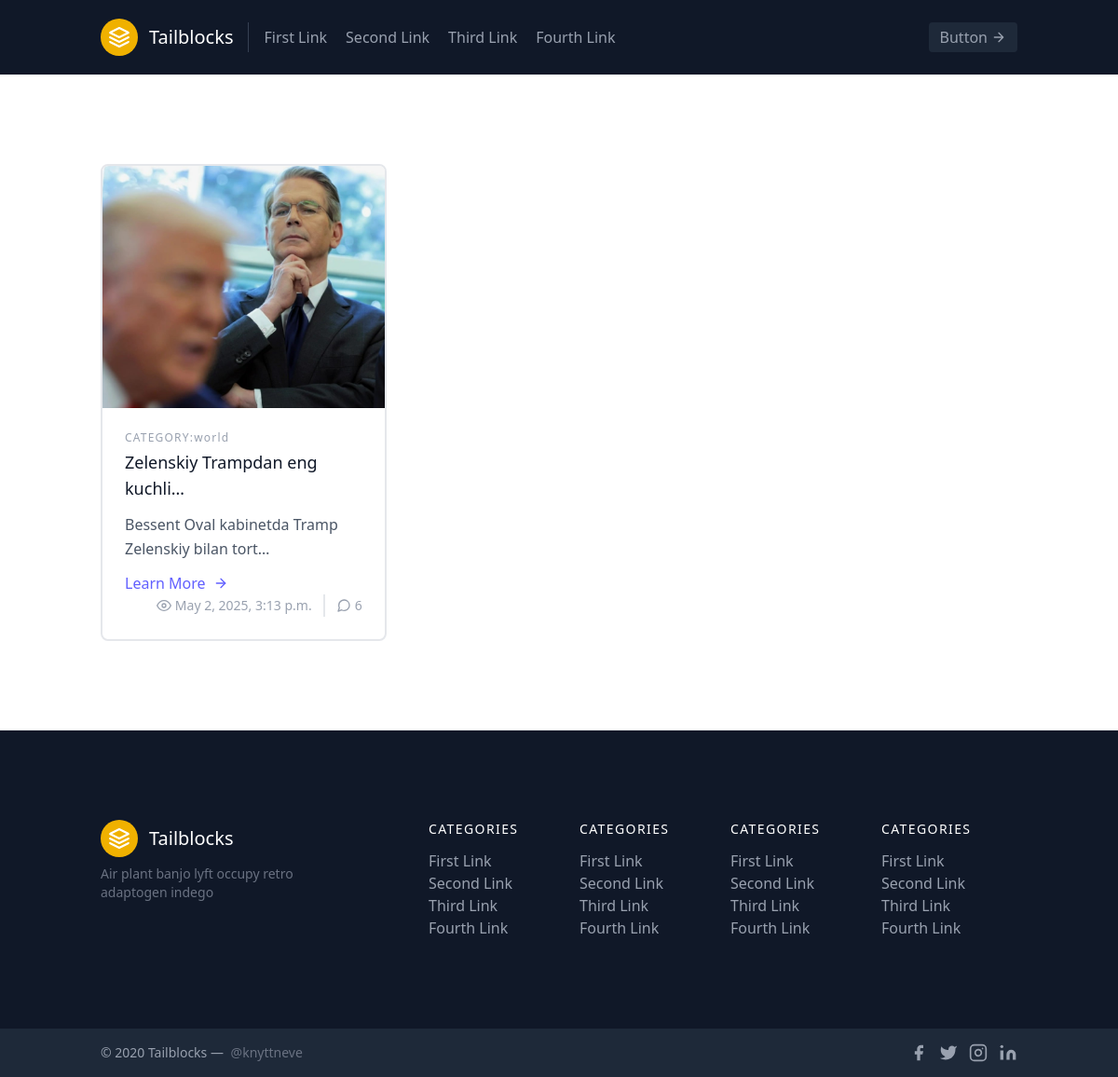
Screenshot of /category/3/ with the database file from the repository.
### news/models.py (models this page shows)
class News(models.Model):
    title=models.CharField(max_length=250)
    pub_data=models.DateTimeField(auto_now=True)
    category=models.ForeignKey(Category,on_delete=models.CASCADE)
    news=models.TextField()
    image=models.ImageField(upload_to='images/')

class Category(models.Model):
    category_name=models.CharField(max_length=250)
    def __str__(self):
        return self.category_name

### news/views.py (the view)
# urls.py: path('category/<int:id>/',category_funk,name='category')
def category_funk(request,id):
    categories=Category.objects.all()
    news=News.objects.filter(category_id=id)
    return render(request,'category.html',{'news':news,'categories':categories})

### templates/category.html (shortened to what this page needs)
<!DOCTYPE html>
<html lang="en">
<head>
    <script src="https://cdn.jsdelivr.net/npm/@tailwindcss/browser@4"></script>
</head>
<body><header class="text-gray-400 bg-gray-900 body-font">
    <div class="container mx-auto flex flex-wrap p-5 flex-col md:flex-row items-center">
      <a class="flex title-font font-medium items-center text-white mb-4 md:mb-0">
        <svg xmlns="http://www.w3.org/2000/svg" fill="none" stroke="currentColor" stroke-linecap="round" stroke-linejoin="round" stroke-width="2" class="w-10 h-10 text-white p-2 bg-yellow-500 rounded-full" viewBox="0 0 24 24">
          <path d="M12 2L2 7l10 5 10-5-10-5zM2 17l10 5 10-5M2 12l10 5 10-5"></path>
        </svg>
        <span class="ml-3 text-xl">Tailblocks</span>
      </a>
      <nav class="md:mr-auto md:ml-4 md:py-1 md:pl-4 md:border-l md:border-gray-700	flex flex-wrap items-center text-base justify-center">
        <a class="mr-5 hover:text-white">First Link</a>
        <a class="mr-5 hover:text-white">Second Link</a>
        <a class="mr-5 hover:text-white">Third Link</a>
        <a class="mr-5 hover:text-white">Fourth Link</a>
      </nav>
      <button class="inline-flex items-center bg-gray-800 border-0 py-1 px-3 focus:outline-none hover:bg-gray-700 rounded text-base mt-4 md:mt-0">Button
        <svg fill="none" stroke="currentColor" stroke-linecap="round" stroke-linejoin="round" stroke-width="2" class="w-4 h-4 ml-1" viewBox="0 0 24 24">
          <path d="M5 12h14M12 5l7 7-7 7"></path>
        </svg>
      </button>
    </div>
  </header>
  <section class="text-gray-600 body-font">
    <div class="container px-5 py-24 mx-auto">
      <div class="flex flex-wrap -m-4">
          {% for i in news %}
        <div class="p-4 md:w-1/3">
          <div class="h-full border-2 border-gray-200 border-opacity-60 rounded-lg overflow-hidden">
            <img class="lg:h-65 md:h-50 w-full object-cover object-center" src="{{i.image.url}}" alt="blog">
            <div class="p-6">
              <h2 class="tracking-widest text-xs title-font font-medium text-gray-400 mb-1">CATEGORY:{{i.category}}</h2>
              <h1 class="title-font text-lg font-medium text-gray-900 mb-3">{{i.title|truncatechars:30}}</h1>
              <p class="leading-relaxed mb-3">{{i.news|truncatechars:50}}</p>
              <div class="flex items-center flex-wrap ">
                <a href="{% url 'detail' i.id %}" class="text-indigo-500 inline-flex items-center md:mb-2 lg:mb-0">Learn More
                  <svg class="w-4 h-4 ml-2" viewBox="0 0 24 24" stroke="currentColor" stroke-width="2" fill="none" stroke-linecap="round" stroke-linejoin="round">
                    <path d="M5 12h14"></path>
                    <path d="M12 5l7 7-7 7"></path>
                  </svg>
                </a>
                <span class="text-gray-400 mr-3 inline-flex items-center lg:ml-auto md:ml-0 ml-auto leading-none text-sm pr-3 py-1 border-r-2 border-gray-200">
                  <svg class="w-4 h-4 mr-1" stroke="currentColor" stroke-width="2" fill="none" stroke-linecap="round" stroke-linejoin="round" viewBox="0 0 24 24">
                    <path d="M1 12s4-8 11-8 11 8 11 8-4 8-11 8-11-8-11-8z"></path>
                    <circle cx="12" cy="12" r="3"></circle>
                  </svg>{{i.pub_data}}
                </span>
                <span class="text-gray-400 inline-flex items-center leading-none text-sm">
                  6
                </span>
              </div>
            </div>
          </div>
        </div>
        {% endfor %}
        </div>
        </div>
        </section>
  <footer class="text-gray-400 bg-gray-900 body-font">
    <div class="container px-5 py-24 mx-auto flex md:items-center lg:items-start md:flex-row md:flex-nowrap flex-wrap flex-col">
      <div class="w-64 flex-shrink-0 md:mx-0 mx-auto text-center md:text-left">
        <a class="flex title-font font-medium items-center md:justify-start justify-center text-white">
          <svg xmlns="http://www.w3.org/2000/svg" fill="none" stroke="currentColor" stroke-linecap="round" stroke-linejoin="round" stroke-width="2" class="w-10 h-10 text-white p-2 bg-yellow-500 rounded-full" viewBox="0 0 24 24">
            <path d="M12 2L2 7l10 5 10-5-10-5zM2 17l10 5 10-5M2 12l10 5 10-5"></path>
          </svg>
          <span class="ml-3 text-xl">Tailblocks</span>
        </a>
        <p class="mt-2 text-sm text-gray-500">Air plant banjo lyft occupy retro adaptogen indego</p>
      </div>
      <div class="flex-grow flex flex-wrap md:pl-20 -mb-10 md:mt-0 mt-10 md:text-left text-center">
        <div class="lg:w-1/4 md:w-1/2 w-full px-4">
          <h2 class="title-font font-medium text-white tracking-widest text-sm mb-3">CATEGORIES</h2>
          <nav class="list-none mb-10">
            <li>
              <a class="text-gray-400 hover:text-white">First Link</a>
            </li>
            <li>
              <a class="text-gray-400 hover:text-white">Second Link</a>
            </li>
            <li>
              <a class="text-gray-400 hover:text-white">Third Link</a>
            </li>
            <li>
              <a class="text-gray-400 hover:text-white">Fourth Link</a>
            </li>
          </nav>
        </div>
        <div class="lg:w-1/4 md:w-1/2 w-full px-4">
          <h2 class="title-font font-medium text-white tracking-widest text-sm mb-3">CATEGORIES</h2>
          <nav class="list-none mb-10">
            <li>
              <a class="text-gray-400 hover:text-white">First Link</a>
            </li>
            <li>
              <a class="text-gray-400 hover:text-white">Second Link</a>
            </li>
            <li>
              <a class="text-gray-400 hover:text-white">Third Link</a>
            </li>
            <li>
              <a class="text-gray-400 hover:text-white">Fourth Link</a>
            </li>
          </nav>
        </div>
        <div class="lg:w-1/4 md:w-1/2 w-full px-4">
          <h2 class="title-font font-medium text-white tracking-widest text-sm mb-3">CATEGORIES</h2>
          <nav class="list-none mb-10">
            <li>
              <a class="text-gray-400 hover:text-white">First Link</a>
            </li>
            <li>
              <a class="text-gray-400 hover:text-white">Second Link</a>
            </li>
            <li>
              <a class="text-gray-400 hover:text-white">Third Link</a>
            </li>
            <li>
              <a class="text-gray-400 hover:text-white">Fourth Link</a>
            </li>
          </nav>
        </div>
        <div class="lg:w-1/4 md:w-1/2 w-full px-4">
          <h2 class="title-font font-medium text-white tracking-widest text-sm mb-3">CATEGORIES</h2>
          <nav class="list-none mb-10">
            <li>
              <a class="text-gray-400 hover:text-white">First Link</a>
            </li>
            <li>
              <a class="text-gray-400 hover:text-white">Second Link</a>
            </li>
            <li>
              <a class="text-gray-400 hover:text-white">Third Link</a>
            </li>
            <li>
              <a class="text-gray-400 hover:text-white">Fourth Link</a>
            </li>
          </nav>
        </div>
      </div>
    </div>
    <div class="bg-gray-800 bg-opacity-75">
      <div class="container mx-auto py-4 px-5 flex flex-wrap flex-col sm:flex-row">
        <p class="text-gray-400 text-sm text-center sm:text-left">© 2020 Tailblocks —
          <a href="https://twitter.com/knyttneve" rel="noopener noreferrer" class="text-gray-500 ml-1" target="_blank">@knyttneve</a>
        </p>
        <span class="inline-flex sm:ml-auto sm:mt-0 mt-2 justify-center sm:justify-start">
          <a class="text-gray-400">
            <svg fill="currentColor" stroke-linecap="round" stroke-linejoin="round" stroke-width="2" class="w-5 h-5" viewBox="0 0 24 24">
              <path d="M18 2h-3a5 5 0 00-5 5v3H7v4h3v8h4v-8h3l1-4h-4V7a1 1 0 011-1h3z"></path>
            </svg>
          </a>
          <a class="ml-3 text-gray-400">
            <svg fill="currentColor" stroke-linecap="round" stroke-linejoin="round" stroke-width="2" class="w-5 h-5" viewBox="0 0 24 24">
              <path d="M23 3a10.9 10.9 0 01-3.14 1.53 4.48 4.48 0 00-7.86 3v1A10.66 10.66 0 013 4s-4 9 5 13a11.64 11.64 0 01-7 2c9 5 20 0 20-11.5a4.5 4.5 0 00-.08-.83A7.72 7.72 0 0023 3z"></path>
            </svg>
          </a>
          <a class="ml-3 text-gray-400">
            <svg fill="none" stroke="currentColor" stroke-linecap="round" stroke-linejoin="round" stroke-width="2" class="w-5 h-5" viewBox="0 0 24 24">
              <rect width="20" height="20" x="2" y="2" rx="5" ry="5"></rect>
              <path d="M16 11.37A4 4 0 1112.63 8 4 4 0 0116 11.37zm1.5-4.87h.01"></path>
            </svg>
          </a>
          <a class="ml-3 text-gray-400">
            <svg fill="currentColor" stroke="currentColor" stroke-linecap="round" stroke-linejoin="round" stroke-width="0" class="w-5 h-5" viewBox="0 0 24 24">
              <path stroke="none" d="M16 8a6 6 0 016 6v7h-4v-7a2 2 0 00-2-2 2 2 0 00-2 2v7h-4v-7a6 6 0 016-6zM2 9h4v12H2z"></path>
              <circle cx="4" cy="4" r="2" stroke="none"></circle>
            </svg>
          </a>
        </span>
      </div>
    </div>
  </footer>
</body>
</html>

### rows the page displays
News: image (picture), category "world", title "Zelenskiy Trampdan eng kuchli…", news "Bessent Oval kabinetda Tramp Zelenskiy bilan tort…", pub_data "May 2, 2025, 3:13 p.m."
